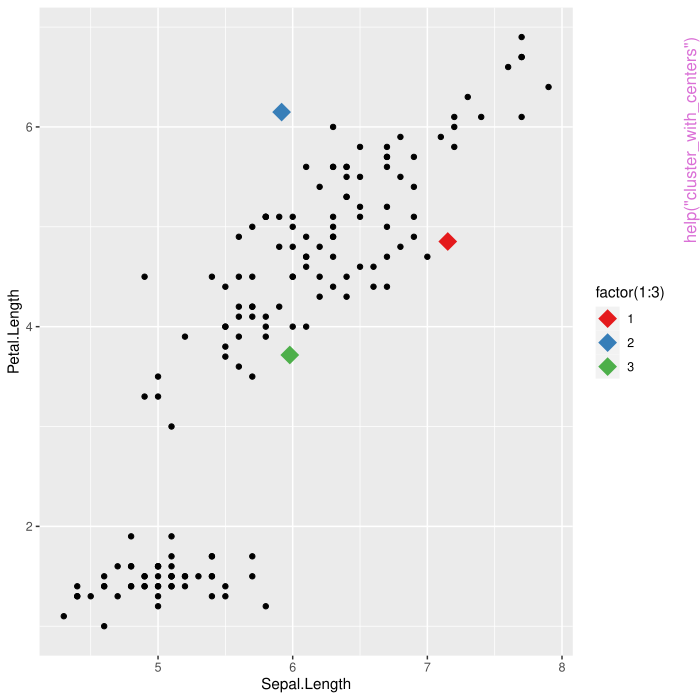

This figure's R source:
pkgname <- "ibawds"
source(file.path(R.home("share"), "R", "examples-header.R"))
options(warn = 1)
options(pager = "console")
library('ibawds')

base::assign(".oldSearch", base::search(), pos = 'CheckExEnv')
base::assign(".old_wd", base::getwd(), pos = 'CheckExEnv')
cleanEx()
nameEx("cluster_with_centers")
### * cluster_with_centers

flush(stderr()); flush(stdout())

### Name: cluster_with_centers
### Title: Cluster Data According to Centres and Recompute Centres
### Aliases: cluster_with_centers init_rand_centers

### ** Examples

# demonstrate k-means with iris data
# keep the relevant columns
iris2 <- iris[, c("Sepal.Length", "Petal.Length")]

# initialise the cluster centres
clust <- init_rand_centers(iris2, n = 3, seed = 2435)

# plot the data with the cluster centres
library(ggplot2)
ggplot(iris2, aes(x = Sepal.Length, y = Petal.Length)) +
 geom_point(data = clust$centers, aes(colour = factor(1:3)),
            shape = 18, size = 6) +
 geom_point() +
 scale_colour_brewer(palette = "Set1")

# assign clusters and compute new centres
clust_new <- cluster_with_centers(iris2, clust$centers)

# plot the data with clustering
clust$cluster <- clust_new$cluster
voronoi_diagram(clust, x = "Sepal.Length", y = "Petal.Length",
                data = iris2)

# plot the data with new cluster centres
clust$centers <- clust_new$centers
voronoi_diagram(clust, x = "Sepal.Length", y = "Petal.Length",
                data = iris2, colour_data = FALSE)

# this procedure may be repeated until the algorithm converges




cleanEx()
nameEx("cran_history")
### * cran_history

flush(stderr()); flush(stdout())

### Name: cran_history
### Title: History of the Number of Available CRAN Packages
### Aliases: cran_history
### Keywords: datasets

### ** Examples

library(ggplot2)
ggplot(cran_history, aes(x = date, y = n_packages)) +
  geom_point()




cleanEx()
nameEx("define_latex_stats")
### * define_latex_stats

flush(stderr()); flush(stdout())

### Name: define_latex_stats
### Title: Define LaTeX commands for statistical symbols
### Aliases: define_latex_stats

### ** Examples

## Not run: 
##D # add this code chunk to a RMarkdown document
##D ```{r results = "asis", echo = FALSE}
##D   define_latex_stats()
##D ```
## End(Not run)




cleanEx()
nameEx("distribution_plot")
### * distribution_plot

flush(stderr()); flush(stdout())

### Name: distribution_plot
### Title: Plot Density and Distribution Function With Markings
### Aliases: distribution_plot density_plot

### ** Examples

# plot density of the normal distribution
density_plot(dnorm, c(-5, 7),
             mean = 1, sd = 2,
             to = 3)

# plot distribution function of the Poisson distribution
distribution_plot(ppois, c(0, 12),
                  lambda = 4,
                  points = c(2, 6, 10),
                  var = "y")




cleanEx()
nameEx("find_similar_colour")
### * find_similar_colour

flush(stderr()); flush(stdout())

### Name: find_similar_colour
### Title: Find a Named Colour that is Similar to Any Given Colour
### Aliases: find_similar_colour

### ** Examples

find_similar_colour("#d339da")
find_similar_colour(c(124, 34, 201))

# suppress additional output
find_similar_colour("#85d3a1", verbose = FALSE)

# use Manhattan distance
find_similar_colour(c(124, 34, 201), distance = "manhattan")




cleanEx()
nameEx("rand_with_cor")
### * rand_with_cor

flush(stderr()); flush(stdout())

### Name: rand_with_cor
### Title: Create a Random Vector With Fixed Correlation With Another
###   Vector
### Aliases: rand_with_cor

### ** Examples

x <- runif(1000, 5, 8)

# create a random vector with positive correlation
y1 <- rand_with_cor(x, 0.8)
all.equal(cor(x, y1), 0.8)

# create a random vector with negative correlation
# and fixed mean and standard deviation
y2 <- rand_with_cor(x, -0.3, 2, 3)
all.equal(cor(x, y2), -0.3)
all.equal(mean(y2), 2)
all.equal(sd(y2), 3)




cleanEx()
nameEx("rescale")
### * rescale

flush(stderr()); flush(stdout())

### Name: rescale
### Title: Rescale Mean And/Or Standard Deviation of a Vector
### Aliases: rescale

### ** Examples

x <- runif(1000, 5, 8)

# calling rescale without specifying mu and sigma doesn't change anything
all.equal(x, rescale(x))

# change the mean without changing the standard deviation
x1 <- rescale(x, mu = 3)
all.equal(mean(x1), 3)
all.equal(sd(x1), sd(x))

# rescale mean and standard deviation
x2 <- rescale(x, mu = 3, sigma = 2)
all.equal(mean(x2), 3)
all.equal(sd(x2), 2)




cleanEx()
nameEx("voronoi_diagram")
### * voronoi_diagram

flush(stderr()); flush(stdout())

### Name: voronoi_diagram
### Title: Create a Voronoi Diagram for a Clustering
### Aliases: voronoi_diagram

### ** Examples





### * <FOOTER>
###
cleanEx()
options(digits = 7L)
base::cat("Time elapsed: ", proc.time() - base::get("ptime", pos = 'CheckExEnv'),"\n")
grDevices::dev.off()
###
### Local variables: ***
### mode: outline-minor ***
### outline-regexp: "\\(> \\)?### [*]+" ***
### End: ***
quit('no')
